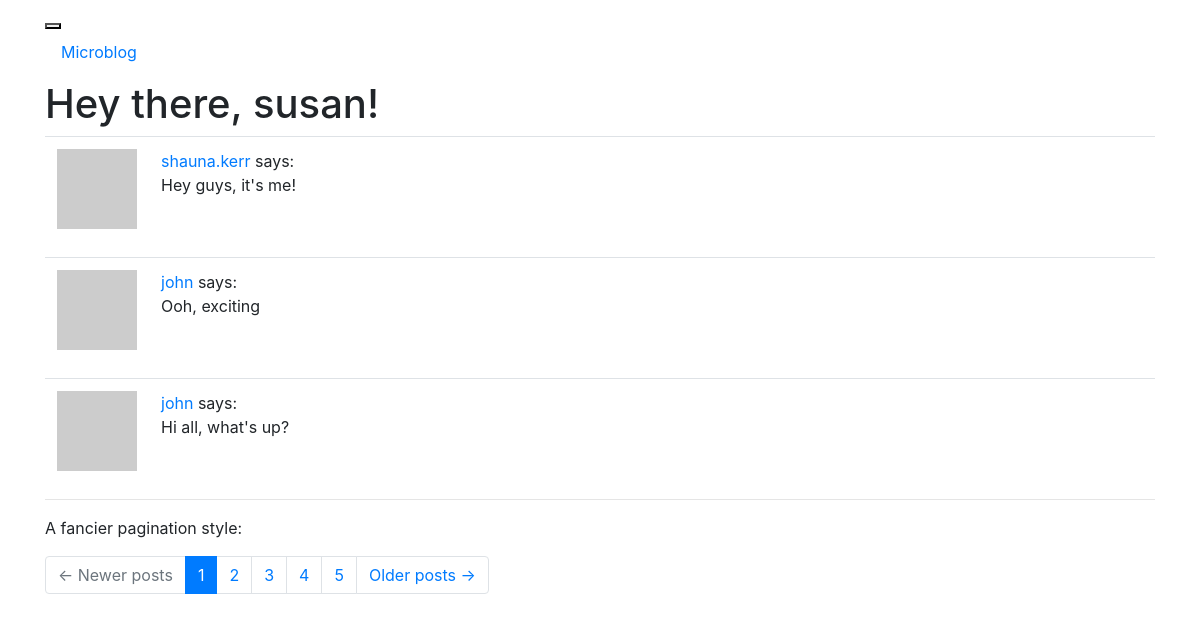
The page /explore (signed in) on the database as committed earlier.
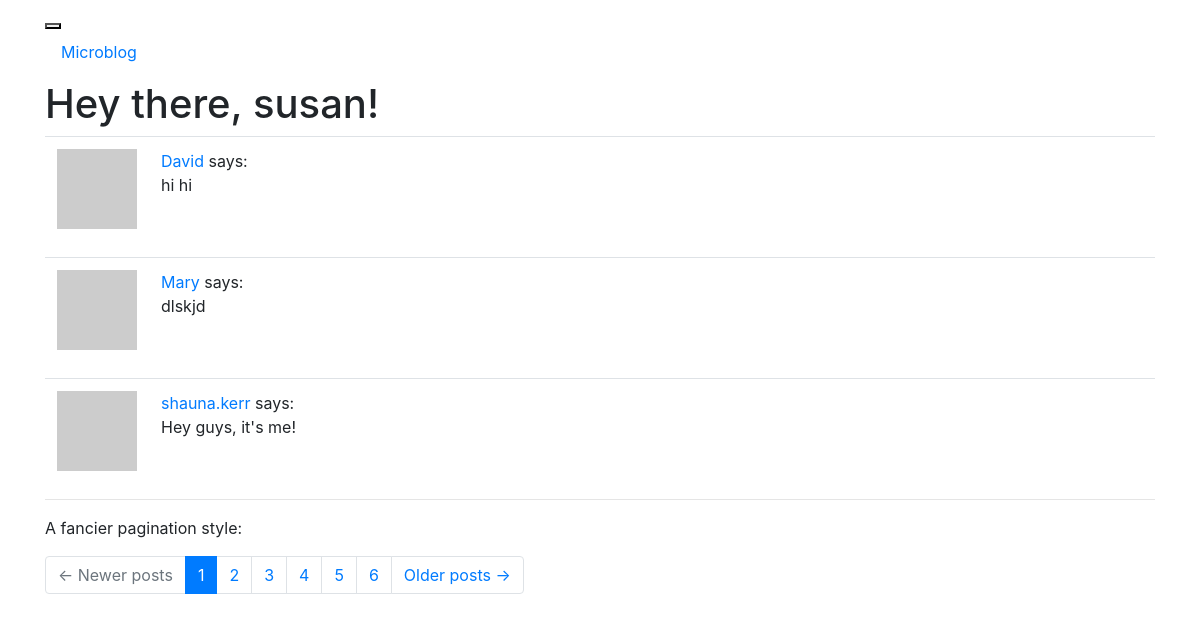
The same page on the database as committed later.
### app/models.py (models this page shows, shortened)
class User(UserMixin, db.Model):
	id = db.Column(db.Integer, primary_key=True)
	username = db.Column(db.String(64), index=True, unique=True)
	email = db.Column(db.String(120), index=True, unique=True)
	password_hash = db.Column(db.String(128))
	posts = db.relationship('Post', backref='author', lazy='dynamic')
	about_me = db.Column(db.String(140))
	last_seen = db.Column(db.DateTime, default=datetime.utcnow)
	followed = db.relationship(
		'User', # right side of relationship (users)
		secondary=followers, # left side of relationship (followers)
		primaryjoin=(followers.c.follower_id == id), # condition that links the left with the association table
		secondaryjoin=(followers.c.followed_id == id), # condition that links the right with the association table
		backref=db.backref('followers', lazy='dynamic'), # how this relationship will be accessed from the right side (from the left, the relationship is named `followed`)
		lazy='dynamic')
	def avatar(self, size):
		digest = md5(self.email.lower().encode('utf-8')).hexdigest()
		return 'https://www.gravatar.com/avatar/{}?d=identicon&s={}'.format(digest, size)

class Post(db.Model):
	id = db.Column(db.Integer, primary_key=True)
	body = db.Column(db.String(140))
	timestamp = db.Column(db.DateTime, index=True, default=datetime.utcnow)
	user_id = db.Column(db.Integer, db.ForeignKey('user.id'))

### app/routes.py (the view)
@app.route('/explore')
@login_required
def explore():
	page = request.args.get('page', 1, type=int)
	pages = Post.query.order_by(Post.timestamp.desc()).paginate(
		page, app.config['POSTS_PER_PAGE'], False)
	posts = pages.items
	next_url = url_for('explore', page=pages.next_num) \
		if pages.has_next else None
	prev_url = url_for('explore', page=pages.prev_num) \
		if pages.has_prev else None
	return render_template('index.html', title="Explore", pages=pages, posts=posts,
						    next_url=next_url, prev_url=prev_url)

### app/models.py (called while the page is built)
@login.user_loader
def load_user(id):
	return User.query.get(int(id))

### app/routes.py (called while the page is built)
@app.before_request
def before_request():
	if current_user.is_authenticated:
		current_user.last_seen = datetime.utcnow()
		db.session.commit()

### app/templates/index.html (shortened to what this page needs)
{% extends "base.html" %}
{% from 'bootstrap/form.html' import render_form as rf %}
{% from 'bootstrap/pagination.html' import render_pagination as pagination %}
{% block app_content %}
  <h1>Hey there, {{ current_user.username }}!</h1>
  {% for post in posts %}
  	{% include '_post.html' %}
  {% endfor %}
  <hr>
  <p>A fancier pagination style:</p>
  {{ pagination(
      pages,
      prev=('<span aria-hidden="true">&larr;</span> Newer posts')|safe,
      next=("Older posts <span aria-hidden='true'>&rarr;</span>")|safe
  ) }}
{% endblock %}

### app/templates/base.html (shortened to what this page needs)
{% extends 'bs-f_base.html' %}
{% from 'bootstrap/nav.html' import render_nav_item as rni %}
  {% block navbar %}
  <nav class='navbar navbar-default'>
    <div class='container'>
      <div class='navbar-header'>
        <button type='button' class='navbar-toggle collapsed' data-toggle='collapse' data-target='#bs-example-navbar-collapse-1' aria-expanded='false'>
        </button>
        {{ rni('index', 'Microblog') }}
      </div>
    </div>
  </nav>
  {% endblock navbar %}
  {% block content %}
    <div class='container'>
      {% block app_content %}{% endblock %}
    </div>
  {% endblock content %}

### app/templates/bs-f_base.html (shortened to what this page needs)
<!doctype html>
<html lang='en'>
  <head>
    {% block head %}
      {% block styles %}{{ bootstrap.load_css() }}{% endblock %}
    {% endblock head %}
  </head>
  <body>
  {% block navbar %}{% endblock %}
  {% block content %}{% endblock %}
</body>
</html>

### app/templates/_post.html
 {% from 'bootstrap/pagination.html' import render_pager as pager, render_pagination as pagination %}
 <table class='table table-hover'>
 	<tr>
 		<td width='70px'>
 			<a href="{{ url_for('user', username=post.author.username) }}">
	 			<img src="{{ post.author.avatar(70) }}" />
	 		</a>
	 	</td>
 		<td>
 			<a href="{{ url_for('user', username=post.author.username) }}">
 				{{ post.author.username }}
 			</a>
 			says: <br>{{ post.body }}
 		</td>
 	</tr>
 </table>

Rows that differ between the two databases and show on the page:
no longer on this page (row unchanged): Post: author.username "john", body "Ooh, exciting"
no longer on this page (row unchanged): Post: author.username "john", body "Hi all, what's up?"
added Post: author.username "David", body "hi hi"
added Post: author.username "Mary", body "dlskjd"
Other text that changed with them:
text now shown: "6"
